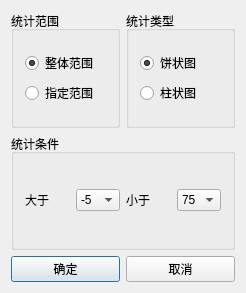
<?xml version="1.0" encoding="UTF-8"?>
<ui version="4.0">
 <class>AreaDialog</class>
 <widget class="QDialog" name="AreaDialog">
  <property name="geometry">
   <rect>
    <x>0</x>
    <y>0</y>
    <width>246</width>
    <height>293</height>
   </rect>
  </property>
  <property name="windowTitle">
   <string>面积统计</string>
  </property>
  <layout class="QGridLayout" name="gridLayout_2">
   <item row="0" column="0">
    <layout class="QGridLayout" name="gridLayout">
     <item row="0" column="0">
      <widget class="QGroupBox" name="groupBox">
       <property name="title">
        <string>统计范围</string>
       </property>
       <layout class="QGridLayout" name="gridLayout_4">
        <item row="0" column="0">
         <layout class="QGridLayout" name="gridLayout_3">
          <item row="0" column="0">
           <widget class="QRadioButton" name="radioBtnAll">
            <property name="text">
             <string>整体范围</string>
            </property>
            <property name="checked">
             <bool>true</bool>
            </property>
           </widget>
          </item>
          <item row="1" column="0">
           <widget class="QRadioButton" name="radioBtnNoAll">
            <property name="text">
             <string>指定范围</string>
            </property>
           </widget>
          </item>
         </layout>
        </item>
       </layout>
      </widget>
     </item>
     <item row="0" column="1">
      <widget class="QGroupBox" name="groupBox_2">
       <property name="title">
        <string>统计类型</string>
       </property>
       <layout class="QGridLayout" name="gridLayout_6">
        <item row="0" column="0">
         <layout class="QGridLayout" name="gridLayout_5">
          <item row="0" column="0">
           <widget class="QRadioButton" name="radioBtnB">
            <property name="text">
             <string>饼状图</string>
            </property>
            <property name="checked">
             <bool>true</bool>
            </property>
           </widget>
          </item>
          <item row="1" column="0">
           <widget class="QRadioButton" name="radioBtnZ">
            <property name="text">
             <string>柱状图</string>
            </property>
           </widget>
          </item>
         </layout>
        </item>
       </layout>
      </widget>
     </item>
     <item row="1" column="0" colspan="2">
      <widget class="QGroupBox" name="groupBox_3">
       <property name="sizePolicy">
        <sizepolicy hsizetype="Preferred" vsizetype="Preferred">
         <horstretch>0</horstretch>
         <verstretch>0</verstretch>
        </sizepolicy>
       </property>
       <property name="title">
        <string>统计条件</string>
       </property>
       <layout class="QGridLayout" name="gridLayout_8">
        <item row="0" column="0">
         <layout class="QGridLayout" name="gridLayout_7">
          <item row="0" column="0">
           <widget class="QLabel" name="label">
            <property name="text">
             <string>大于</string>
            </property>
           </widget>
          </item>
          <item row="0" column="1">
           <widget class="QComboBox" name="cmbMin">
            <item>
             <property name="text">
              <string>-5</string>
             </property>
            </item>
            <item>
             <property name="text">
              <string>0</string>
             </property>
            </item>
            <item>
             <property name="text">
              <string>5</string>
             </property>
            </item>
            <item>
             <property name="text">
              <string>10</string>
             </property>
            </item>
            <item>
             <property name="text">
              <string>15</string>
             </property>
            </item>
            <item>
             <property name="text">
              <string>20</string>
             </property>
            </item>
            <item>
             <property name="text">
              <string>25</string>
             </property>
            </item>
            <item>
             <property name="text">
              <string>30</string>
             </property>
            </item>
            <item>
             <property name="text">
              <string>35</string>
             </property>
            </item>
            <item>
             <property name="text">
              <string>40</string>
             </property>
            </item>
            <item>
             <property name="text">
              <string>45</string>
             </property>
            </item>
            <item>
             <property name="text">
              <string>50</string>
             </property>
            </item>
            <item>
             <property name="text">
              <string>55</string>
             </property>
            </item>
            <item>
             <property name="text">
              <string>60</string>
             </property>
            </item>
            <item>
             <property name="text">
              <string>65</string>
             </property>
            </item>
            <item>
             <property name="text">
              <string>70</string>
             </property>
            </item>
            <item>
             <property name="text">
              <string>75</string>
             </property>
            </item>
           </widget>
          </item>
          <item row="0" column="2">
           <widget class="QLabel" name="label_2">
            <property name="text">
             <string>小于</string>
            </property>
           </widget>
          </item>
          <item row="0" column="3">
           <widget class="QComboBox" name="cmbMax">
            <item>
             <property name="text">
              <string>75</string>
             </property>
            </item>
            <item>
             <property name="text">
              <string>70</string>
             </property>
            </item>
            <item>
             <property name="text">
              <string>65</string>
             </property>
            </item>
            <item>
             <property name="text">
              <string>60</string>
             </property>
            </item>
            <item>
             <property name="text">
              <string>55</string>
             </property>
            </item>
            <item>
             <property name="text">
              <string>50</string>
             </property>
            </item>
            <item>
             <property name="text">
              <string>45</string>
             </property>
            </item>
            <item>
             <property name="text">
              <string>40</string>
             </property>
            </item>
            <item>
             <property name="text">
              <string>35</string>
             </property>
            </item>
            <item>
             <property name="text">
              <string>30</string>
             </property>
            </item>
            <item>
             <property name="text">
              <string>25</string>
             </property>
            </item>
            <item>
             <property name="text">
              <string>20</string>
             </property>
            </item>
            <item>
             <property name="text">
              <string>15</string>
             </property>
            </item>
            <item>
             <property name="text">
              <string>10</string>
             </property>
            </item>
            <item>
             <property name="text">
              <string>5</string>
             </property>
            </item>
            <item>
             <property name="text">
              <string>0</string>
             </property>
            </item>
            <item>
             <property name="text">
              <string>-5</string>
             </property>
            </item>
           </widget>
          </item>
         </layout>
        </item>
       </layout>
      </widget>
     </item>
     <item row="2" column="0">
      <widget class="QPushButton" name="pushBtnOK">
       <property name="text">
        <string>确定</string>
       </property>
      </widget>
     </item>
     <item row="2" column="1">
      <widget class="QPushButton" name="pushBtnExit">
       <property name="text">
        <string>取消</string>
       </property>
      </widget>
     </item>
    </layout>
   </item>
  </layout>
 </widget>
 <layoutdefault spacing="6" margin="11"/>
 <resources/>
 <connections/>
</ui>
